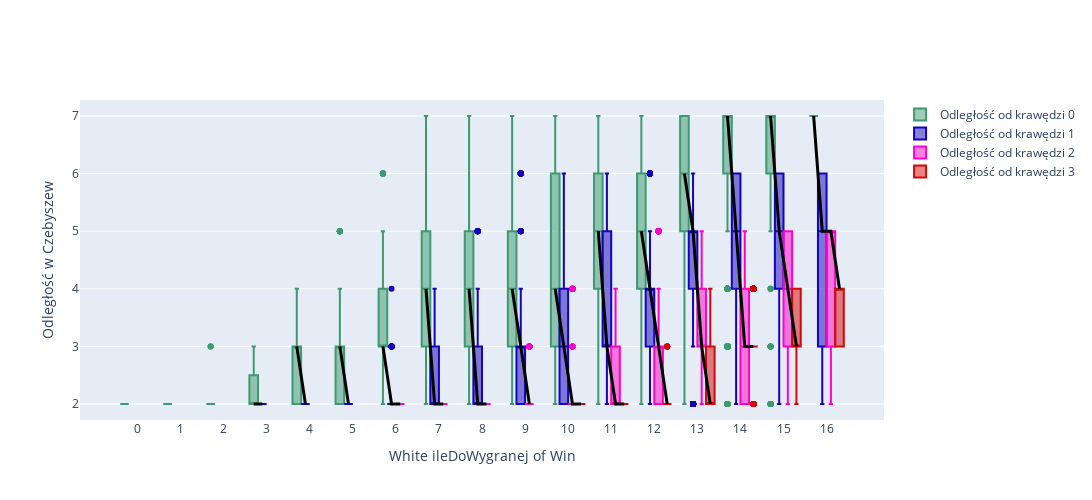

The notebook cell this image was saved under:
### Code cell
wykresMetrykaOdległość(df3,"Czebyszew")

### Figure 1 — Plotly figure (JSON) as saved in the notebook; plotly's stock layout.template omitted (floating-point values rounded to 4 significant figures; data arrays with more than 128 entries replaced by an {"elided": "..."} marker saying what was removed)
{"data": [{"marker": {"color": "#3D9970"}, "name": "Odległość od krawędzi 0", "type": "box", "width": 0.2, "x": {"elided": "11745 float values"}, "y": {"elided": "11745 float values"}}, {"marker": {"color": "#1502BD"}, "name": "Odległość od krawędzi 1", "type": "box", "width": 0.2, "x": {"elided": "7489 float values"}, "y": {"elided": "7489 float values"}}, {"marker": {"color": "#FF00C8"}, "name": "Odległość od krawędzi 2", "type": "box", "width": 0.2, "x": {"elided": "4514 float values"}, "y": {"elided": "4514 float values"}}, {"marker": {"color": "#D30808"}, "name": "Odległość od krawędzi 3", "type": "box", "width": 0.2, "x": {"elided": "1512 float values"}, "y": {"elided": "1512 float values"}}, {"hoverinfo": "skip", "line": {"color": "black", "width": 3}, "mode": "lines", "showlegend": false, "type": "scatter", "x": [-0.3], "y": [2]}, {"hoverinfo": "skip", "line": {"color": "black", "width": 3}, "mode": "lines", "showlegend": false, "type": "scatter", "x": [0.7], "y": [2]}, {"hoverinfo": "skip", "line": {"color": "black", "width": 3}, "mode": "lines", "showlegend": false, "type": "scatter", "x": [1.7], "y": [2]}, {"hoverinfo": "skip", "line": {"color": "black", "width": 3}, "mode": "lines", "showlegend": false, "type": "scatter", "x": [2.7, 2.9], "y": [2, 2]}, {"hoverinfo": "skip", "line": {"color": "black", "width": 3}, "mode": "lines", "showlegend": false, "type": "scatter", "x": [3.7, 3.9], "y": [3, 2]}, {"hoverinfo": "skip", "line": {"color": "black", "width": 3}, "mode": "lines", "showlegend": false, "type": "scatter", "x": [4.7, 4.9], "y": [3, 2]}, {"hoverinfo": "skip", "line": {"color": "black", "width": 3}, "mode": "lines", "showlegend": false, "type": "scatter", "x": [5.7, 5.9, 6.1], "y": [3, 2, 2]}, {"hoverinfo": "skip", "line": {"color": "black", "width": 3}, "mode": "lines", "showlegend": false, "type": "scatter", "x": [6.7, 6.9, 7.1], "y": [4, 2, 2]}, {"hoverinfo": "skip", "line": {"color": "black", "width": 3}, "mode": "lines", "showlegend": false, "type": "scatter", "x": [7.7, 7.9, 8.1], "y": [4, 2, 2]}, {"hoverinfo": "skip", "line": {"color": "black", "width": 3}, "mode": "lines", "showlegend": false, "type": "scatter", "x": [8.7, 8.9, 9.1], "y": [4, 3, 2]}, {"hoverinfo": "skip", "line": {"color": "black", "width": 3}, "mode": "lines", "showlegend": false, "type": "scatter", "x": [9.7, 9.9, 10.1, 10.3], "y": [4, 3, 2, 2]}, {"hoverinfo": "skip", "line": {"color": "black", "width": 3}, "mode": "lines", "showlegend": false, "type": "scatter", "x": [10.7, 10.9, 11.1, 11.3], "y": [5, 3, 2, 2]}, {"hoverinfo": "skip", "line": {"color": "black", "width": 3}, "mode": "lines", "showlegend": false, "type": "scatter", "x": [11.7, 11.9, 12.1, 12.3], "y": [5, 4, 3, 2]}, {"hoverinfo": "skip", "line": {"color": "black", "width": 3}, "mode": "lines", "showlegend": false, "type": "scatter", "x": [12.7, 12.9, 13.1, 13.3], "y": [6, 5, 3, 2]}, {"hoverinfo": "skip", "line": {"color": "black", "width": 3}, "mode": "lines", "showlegend": false, "type": "scatter", "x": [13.7, 13.9, 14.1, 14.3], "y": [7, 5, 3, 3]}, {"hoverinfo": "skip", "line": {"color": "black", "width": 3}, "mode": "lines", "showlegend": false, "type": "scatter", "x": [14.7, 14.9, 15.1, 15.3], "y": [7, 5, 4, 3]}, {"hoverinfo": "skip", "line": {"color": "black", "width": 3}, "mode": "lines", "showlegend": false, "type": "scatter", "x": [15.7, 15.9, 16.1, 16.3], "y": [7, 5, 5, 4]}], "layout": {"boxmode": "overlay", "height": 500, "width": 1600, "xaxis": {"tickmode": "array", "ticktext": [0, 1, 2, 3, 4, 5, 6, 7, 8, 9, 10, 11, 12, 13, 14, 15, 16], "tickvals": [0, 1, 2, 3, 4, 5, 6, 7, 8, 9, 10, 11, 12, 13, 14, 15, 16], "title": {"text": "White ileDoWygranej of Win"}}, "yaxis": {"title": {"text": "Odległość w Czebyszew"}}}}
